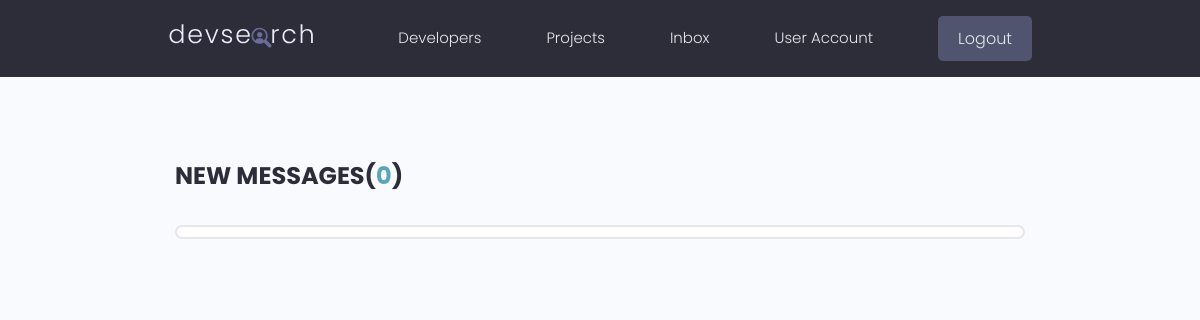
The page /inbox/ (signed in) on the database as committed earlier.
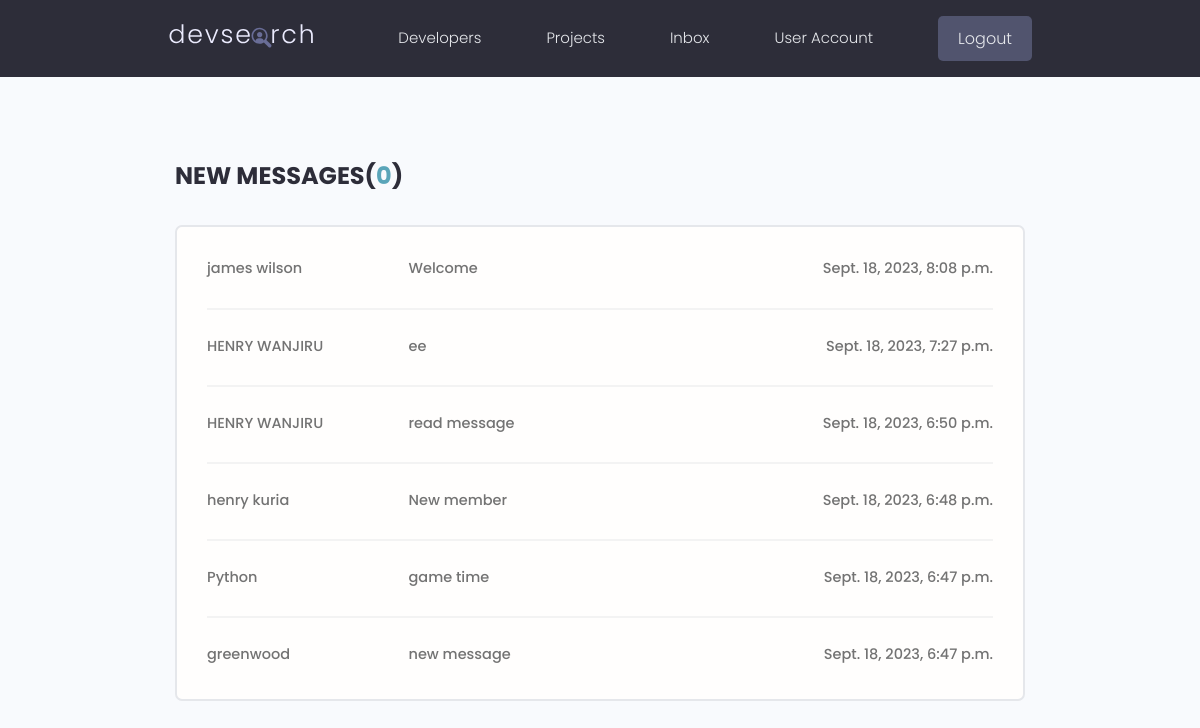
The same page on the database as committed later.
### users/models.py (models this page shows, shortened)
class Message(models.Model):
    sender = models.ForeignKey(Profile, on_delete=models.SET_NULL,null=True,blank=True)
    recipient = models.ForeignKey(Profile, on_delete=models.SET_NULL,null=True,blank=True, related_name='messages')
    name = models.CharField(max_length=200, null=True, blank=False)
    email = models.EmailField(max_length=200, null=True, blank=False)
    subject = models.CharField(max_length=200, null=True, blank=False)
    body = models.TextField()
    is_read = models.BooleanField(default=False, null=True)
    created =models.DateTimeField(auto_now_add=True)
    id = models.UUIDField(default=uuid.uuid4, unique=True,editable=False,
                            primary_key=True)
    class Meta:
        ordering = ['is_read', '-created']

### users/views.py (the view)
# urls.py: path('inbox/', views.inbox, name='inbox'),
@login_required(login_url="login")
def inbox(request):
    profile = request.user.profile
    messageRequests = profile.messages.all()
    unreadCount = profile.messages.filter(is_read=False).count()
    context = {'messageRequests':messageRequests,'unreadCount':unreadCount }
    return render(request, 'users/inbox.html', context)

### users/templates/users/inbox.html
{% include 'main.html' %}
  {% block content %}
  <main class="inbox my-xl">
    <div class="content-box">
      <h3 class="inbox__title">New Messages(<span>{{unreadCount}}</span>)</h3>
      <ul class="messages">
        {% for message in messageRequests %}
          {% if message.is_read == False %}
          <li class="message message--unread">
            {% else %}
            <li class="message message">
          {% endif %}
          <a href="{% url 'message' message.id %}">
            <span class="message__author">{{message.name}}</span>
            <span class="message__subject">{{message.subject}}</span>
            <span class="message__date">{{message.created}}</span>
          </a>
        </li>
      {% endfor %}
      </ul>
    </div>
  </main>
  {% endblock content %}

### templates/main.html (shortened to what this page needs)
<!DOCTYPE html>
{% load static %}
<html lang="en">
<head>
    <link rel="stylesheet" href="https://cdn.iconmonstr.com/1.3.0/css/iconmonstr-iconic-font.min.css" />
    <link rel="stylesheet" href="{% static 'uikit/styles/uikit.css' %}"/>
    <link rel="stylesheet" href="{% static 'styles/app.css' %}" />
</head>
<body>
    {% include 'navbar.html'%}
</body>
</html>

### templates/navbar.html (shortened to what this page needs)
{% load static %}
<header class="header">
    <div class="container container--narrow">
    <a href="/" class="header__logo">
        <img src="{% static 'images/logo.svg'%}" alt="DevSearch Logo" />
    </a>
    <nav class="header__nav">
        <ul class="header__menu">
        <li class="header__menuItem"><a href="{% url 'profiles' %}">Developers</a></li>
        <li class="header__menuItem"><a href="{% url 'projects' %}">Projects</a></li>
        {% if request.user.is_authenticated %}
        <li class="header__menuItem"><a href="{% url 'inbox' %}">Inbox</a></li>
        <li class="header__menuItem"><a href="{% url 'account' %}">User Account</a></li>
        <li class="header__menuItem"><a href="{% url 'logout' %}" class="btn btn--sub">Logout</a></li>
        {% else %}
        <li class="header__menuItem"><a href="{% url 'login' %}" class="btn btn--sub">Login/Sign Up</a></li>
        {% endif %}
        </ul>
    </nav>
    </div>
</header>

### static/styles/app.css (style rules this page uses)
:root { --color-sub: #2d2d39; }
.btn--sub { background-color: var(--color-sub-light); }
img { width: 100%; }
.content-box { width: 95%; max-width: 85rem; margin: 0 auto; }
.header { position: sticky; z-index: 111; background-color: var(--color-sub); padding: 1.5rem 0; }
.header > .container { display: flex; justify-content: space-between; align-items: center; }
.header__logo > img { height: 3.8rem; }
.header__nav > ul { display: inline-flex; align-items: center; list-style: none; gap: 6.5rem; }
.header__menuItem > a { color: var(--color-light); font-weight: 300; }
.inbox { height: 90vh; }
.inbox__title, .inbox__title span { font-size: 2.4rem; font-weight: 700; color: var(--color-sub); text-transform: uppercase; text-align: left; margin-bottom: 3rem; }
.inbox__title span { color: var(--color-main); }
.messages { list-style: none; background: var(--color-white); padding: 0.5rem 3rem; border: 2px solid var(--color-light); border-radius: 0.7rem; }
.message { padding: 2.5rem 0; }
.message > a span { font-size: 1.45rem; font-weight: 500; }
.message:not(:last-child) { border-bottom: 2px solid var(--color-white-light); }
.message > a { display: flex; gap: 1rem; }
.message__author, .message__date { flex-basis: 25%; }
.message__subject { flex-basis: 50%; }
.message__date { text-align: right; }

### static/uikit/styles/modules/_variables.css (style rules this page uses)
:root { --color-main: #5aa5b9; --color-main-light: #e6faff; --color-sub: #3f4156; --color-sub-light: #51546e; --color-sub-lighter: #ededfd; --color-text: #737373; --color-gray: #8b8b8b; --color-light: #e5e7eb; --color-light-gray: #767676; --color-bg: #f8fafd; --color-white: #fffefd; --color-white-light: #f3f3f3; --color-success: #359e64; --color-success-bg: #def8e8; --color-error: #fc4b0b; --color-error-bg: #fff2ee; --font-base: 'Poppins', arial, helvetica, 'Segoe UI', roboto, ubuntu, sans-serif; --font-monospace: 'Fira Code', 'Courier New', courier, monospace; --font-regular: 300; --font-medium: 500; --font-bold: 700; --generic-shadow: 1px 1px 5px #00000010; --generic-transition: all 0.3s ease-in-out; }

### static/uikit/styles/modules/_base.css (style rules this page uses)
* { margin: 0; padding: 0; box-sizing: border-box; text-rendering: optimizeLegibility; color: inherit; font-size: inherit; }
html { font-size: 50%; }
@media only screen and (min-width: 480px) { html { font-size: 56.25%; } }
@media only screen and (min-width: 1200px) { html { font-size: 62.5%; } }
body { line-height: 1.6; font-weight: 400; font-size: 1.5rem; color: var(--color-text); background-color: var(--color-bg); min-height: 100vh; }

### static/uikit/styles/modules/_typography.css (style rules this page uses)
* { font-family: var(--font-base); }
h3 { font-size: 3.2rem; font-weight: var(--font-medium); }
p, span, strong { font-size: 1.6rem; color: var(--color-text); font-weight: var(--font-regular); }
a { padding-bottom: 2px; text-decoration: none; display: inline-block; color: var(--color-main); font-weight: var(--font-medium); }

### static/uikit/styles/modules/_utilities.css (style rules this page uses)
.container { width: 92%; max-width: 165rem; margin: 0 auto; box-sizing: border-box; }
.container--narrow { width: 92%; max-width: 120rem; }
@media screen and (min-width: 1000px) { .container { width: 90%; } }
@media screen and (min-width: 1000px) { .container--narrow { width: 85%; } }
@media screen and (min-width: 1200px) { .container { width: 80%; } }
@media screen and (min-width: 1200px) { .container--narrow { width: 72%; } }
.my-xl { margin: 8rem auto; }

### static/uikit/styles/modules/_button.css (style rules this page uses)
.btn { display: inline-block; position: relative; cursor: pointer; background-color: var(--color-light); font-weight: var(--font-medium); color: var(--color-sub); text-decoration: none; padding: 1rem 2rem; border-radius: 0.5rem; border: none; width: -webkit-fit-content; width: -moz-fit-content; width: fit-content; height: -webkit-fit-content; height: -moz-fit-content; height: fit-content; font-size: 1.6rem; outline-width: 0; outline-color: transparent; -webkit-backface-visibility: hidden; backface-visibility: hidden; transition: all 0.3s ease-in-out; }
.btn--sub { background-color: var(--color-sub); color: var(--color-white); }

Rows that differ between the two databases and show on the page:
added Message: name "james wilson", subject "Welcome", created "Sept. 18, 2023, 8:08 p.m."
added Message: name "HENRY WANJIRU", subject "ee", created "Sept. 18, 2023, 7:27 p.m."
added Message: name "HENRY WANJIRU", subject "read message", created "Sept. 18, 2023, 6:50 p.m."
added Message: name "henry kuria", subject "New member", created "Sept. 18, 2023, 6:48 p.m."
added Message: name "Python", subject "game time", created "Sept. 18, 2023, 6:47 p.m."
added Message: name "greenwood", subject "new message", created "Sept. 18, 2023, 6:47 p.m."
